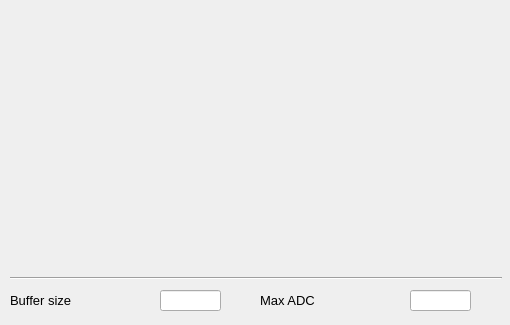
<?xml version="1.0" encoding="UTF-8"?>
<ui version="4.0">
 <class>ADC</class>
 <widget class="QMainWindow" name="ADC">
  <property name="geometry">
   <rect>
    <x>0</x>
    <y>0</y>
    <width>510</width>
    <height>325</height>
   </rect>
  </property>
  <property name="sizePolicy">
   <sizepolicy hsizetype="Minimum" vsizetype="Minimum">
    <horstretch>0</horstretch>
    <verstretch>0</verstretch>
   </sizepolicy>
  </property>
  <property name="windowTitle">
   <string>ADC raw data</string>
  </property>
  <widget class="QWidget" name="centralwidget">
   <widget class="caCartesianPlot" name="adc">
    <property name="geometry">
     <rect>
      <x>9</x>
      <y>9</y>
      <width>491</width>
      <height>252</height>
     </rect>
    </property>
    <property name="sizePolicy">
     <sizepolicy hsizetype="MinimumExpanding" vsizetype="MinimumExpanding">
      <horstretch>0</horstretch>
      <verstretch>2</verstretch>
     </sizepolicy>
    </property>
    <property name="font">
     <font>
      <family>Sans</family>
      <pointsize>8</pointsize>
     </font>
    </property>
    <property name="Title" stdset="0">
     <string notr="true"/>
    </property>
    <property name="TitleX">
     <string notr="true">ADC samples</string>
    </property>
    <property name="TitleY">
     <string notr="true">ADC counts</string>
    </property>
    <property name="channels_1" stdset="0">
     <string notr="true">;$(BPM):adc.ChannelA</string>
    </property>
    <property name="Style_1">
     <enum>caCartesianPlot::Lines</enum>
    </property>
    <property name="symbol_1">
     <enum>caCartesianPlot::Star1</enum>
    </property>
    <property name="color_1">
     <color>
      <red>255</red>
      <green>0</green>
      <blue>0</blue>
     </color>
    </property>
    <property name="channels_2" stdset="0">
     <string notr="true">;$(BPM):adc.ChannelB</string>
    </property>
    <property name="symbol_2">
     <enum>caCartesianPlot::Star2</enum>
    </property>
    <property name="color_2">
     <color>
      <red>3</red>
      <green>0</green>
      <blue>255</blue>
     </color>
    </property>
    <property name="channels_3" stdset="0">
     <string notr="true">;$(BPM):adc.ChannelC</string>
    </property>
    <property name="symbol_3">
     <enum>caCartesianPlot::Star1</enum>
    </property>
    <property name="color_3">
     <color>
      <red>31</red>
      <green>173</green>
      <blue>30</blue>
     </color>
    </property>
    <property name="channels_4" stdset="0">
     <string notr="true">;$(BPM):adc.ChannelD</string>
    </property>
    <property name="symbol_4">
     <enum>caCartesianPlot::Star2</enum>
    </property>
    <property name="color_4">
     <color>
      <red>122</red>
      <green>12</green>
      <blue>114</blue>
     </color>
    </property>
    <property name="plotMode">
     <enum>caCartesianPlot::PlotNPointsAndStop</enum>
    </property>
    <property name="countNumOrChannel" stdset="0">
     <string notr="true"/>
    </property>
    <property name="triggerChannel" stdset="0">
     <string notr="true"/>
    </property>
    <property name="foreground">
     <color alpha="0">
      <red>255</red>
      <green>255</green>
      <blue>255</blue>
     </color>
    </property>
    <property name="gridColor">
     <color>
      <red>0</red>
      <green>0</green>
      <blue>0</blue>
     </color>
    </property>
    <property name="XaxisScaling" stdset="0">
     <enum>caCartesianPlot::Auto</enum>
    </property>
    <property name="XaxisLimits">
     <string>0;100</string>
    </property>
    <property name="YaxisLimits">
     <string>-1000000;-900000</string>
    </property>
   </widget>
   <widget class="Line" name="line">
    <property name="geometry">
     <rect>
      <x>10</x>
      <y>270</y>
      <width>492</width>
      <height>16</height>
     </rect>
    </property>
    <property name="orientation">
     <enum>Qt::Horizontal</enum>
    </property>
   </widget>
   <widget class="QLabel" name="label_19">
    <property name="geometry">
     <rect>
      <x>10</x>
      <y>290</y>
      <width>151</width>
      <height>20</height>
     </rect>
    </property>
    <property name="font">
     <font>
      <pointsize>10</pointsize>
     </font>
    </property>
    <property name="text">
     <string>Buffer size</string>
    </property>
   </widget>
   <widget class="QLabel" name="label_20">
    <property name="geometry">
     <rect>
      <x>260</x>
      <y>290</y>
      <width>151</width>
      <height>20</height>
     </rect>
    </property>
    <property name="font">
     <font>
      <pointsize>10</pointsize>
     </font>
    </property>
    <property name="text">
     <string>Max ADC</string>
    </property>
   </widget>
   <widget class="caTextEntry" name="adc_ngrp">
    <property name="geometry">
     <rect>
      <x>160</x>
      <y>290</y>
      <width>61</width>
      <height>21</height>
     </rect>
    </property>
    <property name="font">
     <font>
      <family>Sans Serif</family>
      <pointsize>11</pointsize>
     </font>
    </property>
    <property name="channel" stdset="0">
     <string notr="true">$(BPM):adc.NGRP</string>
    </property>
    <property name="precisionMode">
     <enum>caLineEdit::User</enum>
    </property>
    <property name="limitsMode">
     <enum>caLineEdit::User</enum>
    </property>
    <property name="maxValue">
     <double>10000.000000000000000</double>
    </property>
    <property name="minValue">
     <double>10.000000000000000</double>
    </property>
    <property name="fontScaleMode">
     <enum>caLineEdit::WidthAndHeight</enum>
    </property>
   </widget>
   <widget class="caLineEdit" name="calineedit">
    <property name="geometry">
     <rect>
      <x>410</x>
      <y>290</y>
      <width>61</width>
      <height>21</height>
     </rect>
    </property>
    <property name="font">
     <font>
      <family>Sans Serif</family>
      <pointsize>13</pointsize>
     </font>
    </property>
    <property name="channel" stdset="0">
     <string notr="true">$(BPM):maxadc</string>
    </property>
    <property name="fontScaleMode">
     <enum>caLineEdit::WidthAndHeight</enum>
    </property>
   </widget>
  </widget>
 </widget>
 <customwidgets>
  <customwidget>
   <class>caTextEntry</class>
   <extends>caLineEdit</extends>
   <header>caTextEntry</header>
  </customwidget>
  <customwidget>
   <class>caLineEdit</class>
   <extends>QLineEdit</extends>
   <header>caLineEdit</header>
  </customwidget>
  <customwidget>
   <class>caCartesianPlot</class>
   <extends>QFrame</extends>
   <header>caCartesianPlot</header>
  </customwidget>
 </customwidgets>
 <resources/>
 <connections/>
</ui>
